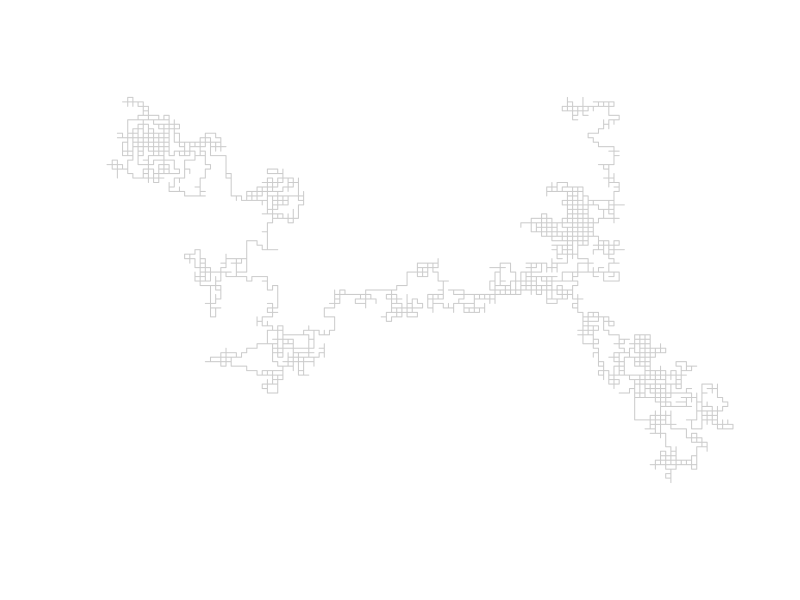
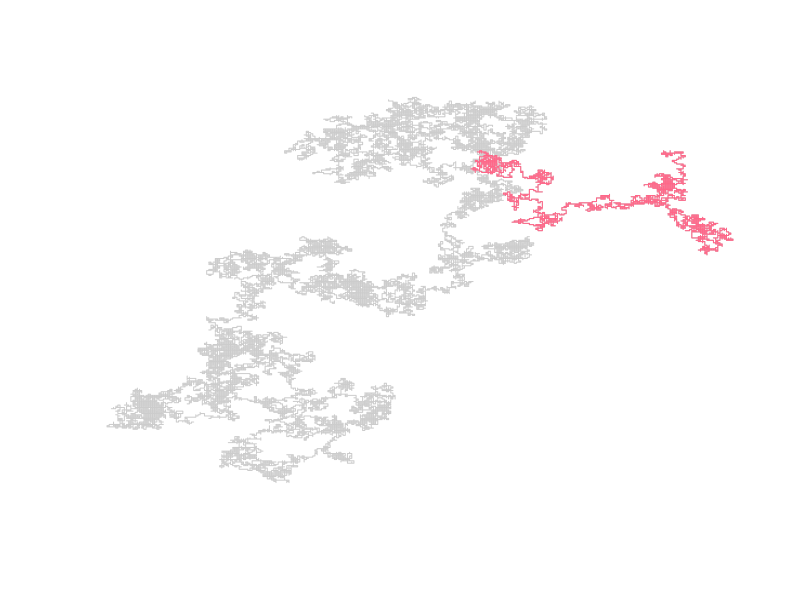
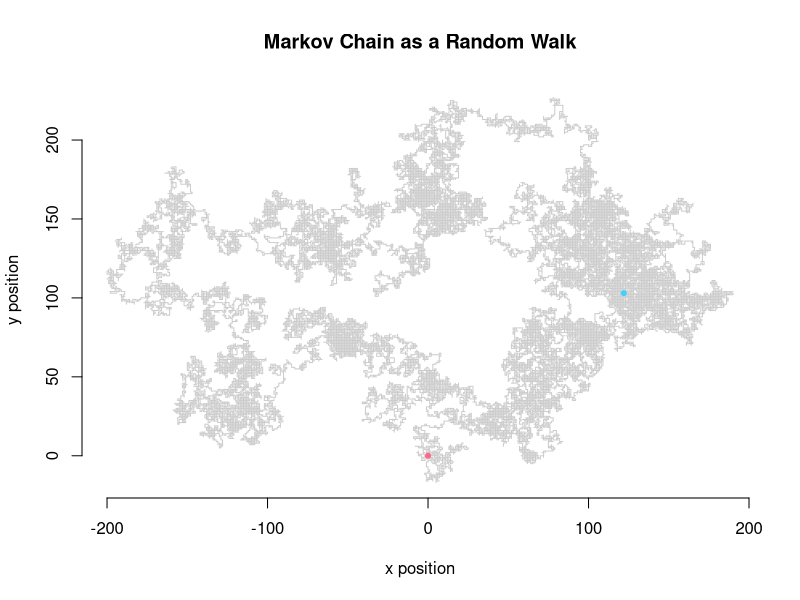
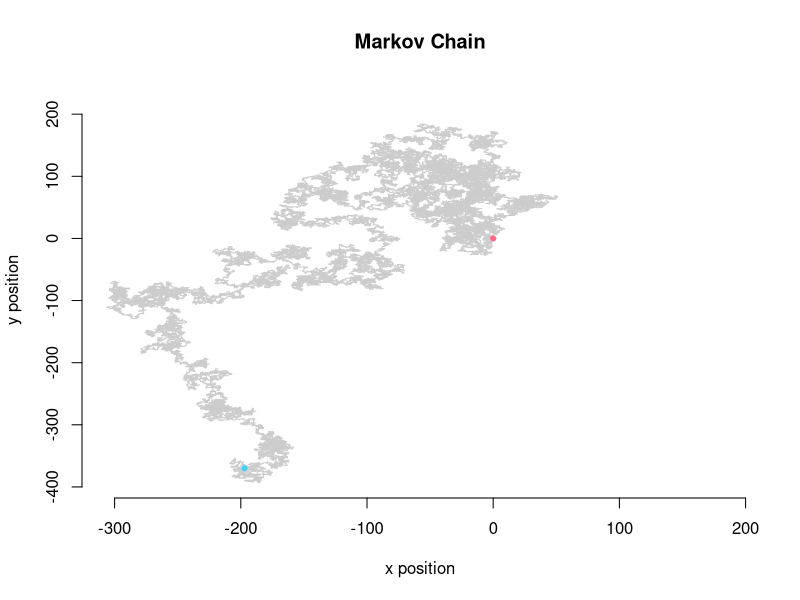
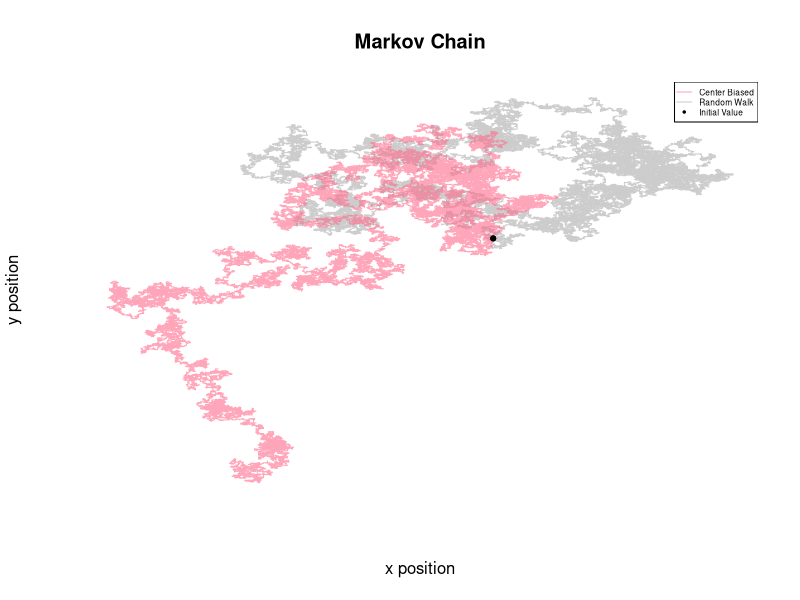
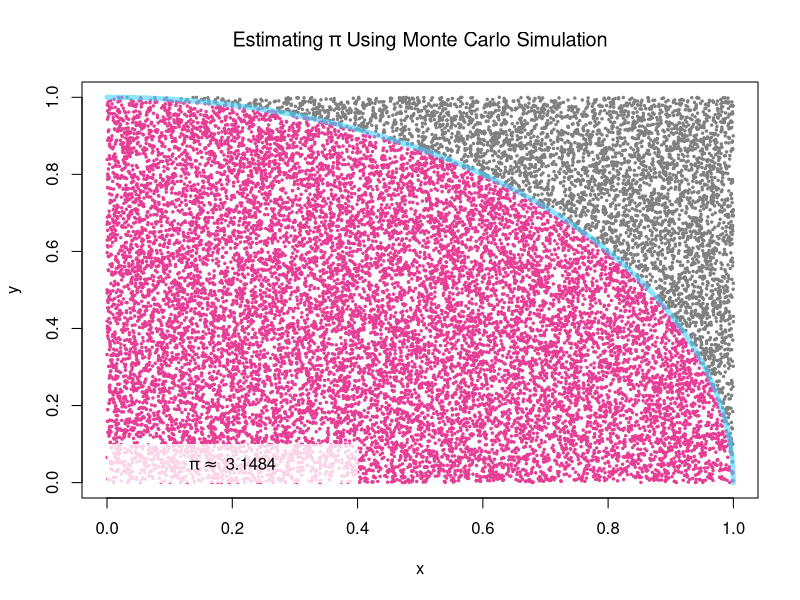
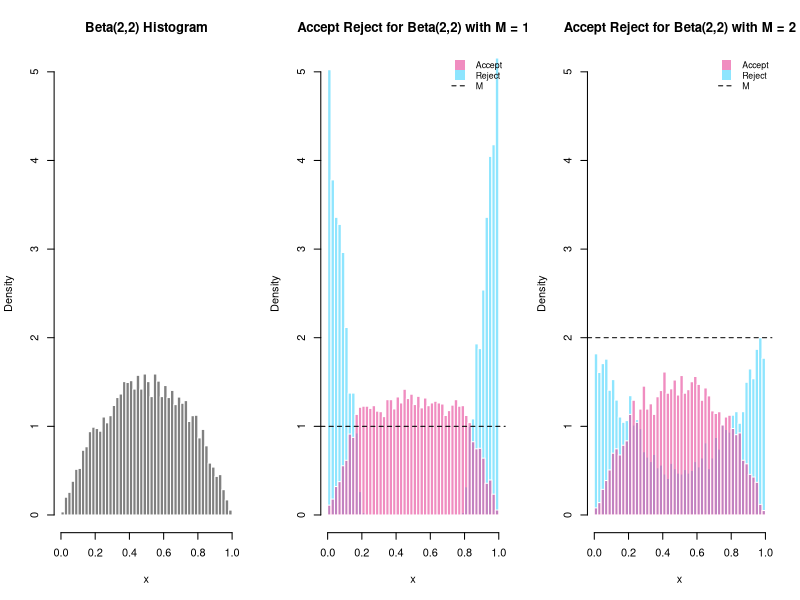
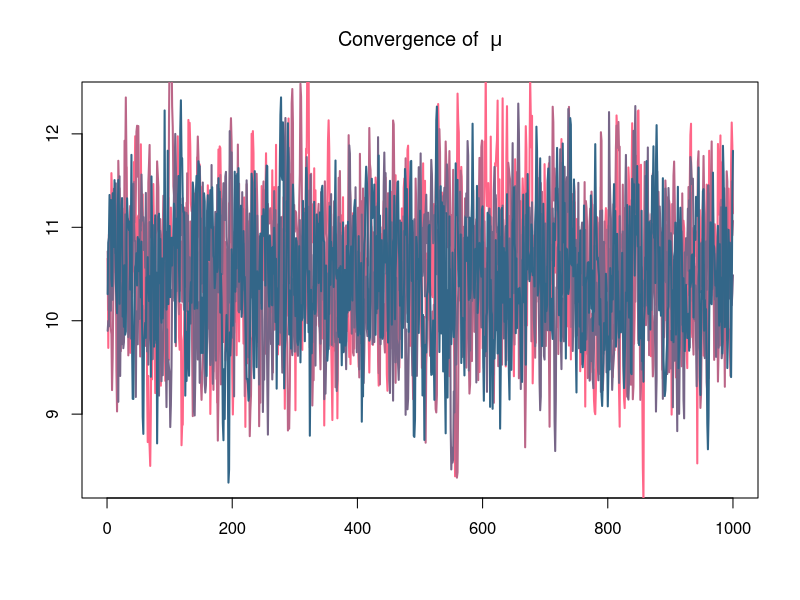

Reproduce these figures in R, in order. (Note: this script raises an error after producing the figures.)
#################
### MCMC CODE ###
#################

remove(list = ls())

# RANDOM WALK

loc <- c("up", "down", "left", "right")
dat <- matrix(NA, ncol = 2, nrow = 1e5/2)
dat[1,] <- c(0,0)

for(i in 2:nrow(dat)) {
  rand <- sample(loc, 1, prob = rep(0.25,4))
  if(rand == "up") {
    dat[i,] <- c(0,1) + dat[i-1,]
  }
  else if(rand == "down") {
    dat[i,] <- c(0,-1) + dat[i-1,]
  }
  else if(rand == "left") {
    dat[i,] <- c(1,0) + dat[i-1,]
  }
  else if(rand == "right") {
    dat[i,] <- c(-1,0) + dat[i-1,]
  }
  else {
    dat[i,] <- c(NA,NA)
  }
}

plot(dat[1:5e3,1], dat[1:5e3,2], col = rgb(125, 125, 125, alpha = 100, max = 255),
     type = "l", bty = "n", yaxt = "n", xaxt = "n", xlab = "", ylab = "")
plot(dat[,1], dat[,2], type = "l", bty = "n", yaxt = "n", xaxt = "n", xlab = "", ylab = "",
     col = rgb(125, 125, 125, alpha = 100, max = 255))
lines(dat[1:5e3,1], dat[1:5e3,2], col = "#ff6688")

# MARKOV CHAIN FUNCTION

#' Construct a Markov Chain governing movement through 2D space
#' @param transition_matrix A symmetric matrix of probabilities. Rows must sum to one.
#' @param iter Number of steps to take over the 2D space.
#' @param init Initial position in the 2D space.
#' @param state Initial state to start the Markov Chain.
#' @return The probabilities (prob) that are used to calculate the movement (move) and the data (dat) that
#' describes the movemement over 2D space.
markov_chain <- function(transition_matrix, iter = 1e3, init = c(0,0), state = c(1,0,0,0)) {
  # setup containers
  dat <- array(NA, c(iter, 2))  
  prob <- array(NA, c(iter,4))
  move <- array(NA, iter)
  # initial parameterizations
  loc <- colnames(transition_matrix)
  dat[1,] <- init
  # loop to contstruct the chain
  for(i in 2:iter) {
    state <- state%*%transition_matrix
    rand <- sample(loc, 1, prob = state)
    
    prob[i,] <- c(state)
    move[i] <- c(rand)
    
    if(rand == "up") {
      dat[i,] <- c(0,1) + dat[i-1,]
    }
    else if(rand == "down") {
      dat[i,] <- c(0,-1) + dat[i-1,]
    }
    else if(rand == "left") {
      dat[i,] <- c(-1,0) + dat[i-1,]
    }
    else if(rand == "right") {
      dat[i,] <- c(1,0) + dat[i-1,]
    }
    else {
      dat[i,] <- c(NA,NA)
    }
  }
  # return containers as a list
  return(list("dat" = dat, "prob" = prob, "move" = move))
}

# MARKOV CHAIN (as a random walk)

trans_prob <- matrix(0.25, ncol = 4, nrow = 4)
colnames(trans_prob) <- row.names(trans_prob) <- c("up", "down", "left", "right")
iter <- 1e5

mc_rw <- markov_chain(trans_prob, iter = iter)

plot(mc_rw$dat[,1], mc_rw$dat[,2], col = rgb(125, 125, 125, alpha = 100, max = 255), type = "l",
     main = "Markov Chain as a Random Walk", xlab = "x position", ylab = "y position",
     bty = "n")
points(0,0, col = "#ff6688", cex = 1, pch = 20)
points(mc_rw$dat[iter,1], mc_rw$dat[iter,2], col = "#40d2fe", cex = 1, pch = 20)

# MARKOV CHAIN (with center biased transition matrix)

# trans_prob <- rbind(c(0, 0.9, 0, 0.1),
#                     c(0.9, 0, 0.1, 0),
#                     c(0.9, 0, 0, 0.1),
#                     c(0, 0.9, 0.1, 0))

trans_prob <- rbind(c(0, 0.9, 0, 0.1),
                    c(0.9, 0, 0.1, 0),
                    c(0.1, 0, 0, 0.9),
                    c(0, 0.1, 0.9, 0))

# trans_prob <- rbind(c(0, 0.1, 0, 0.9),
#                     c(0.1, 0, 0.9, 0),
#                     c(0.9, 0, 0, 0.1),
#                     c(0, 0.9, 0.1, 0))

colnames(trans_prob) <- row.names(trans_prob) <- c("up", "down", "left", "right")

mc <- markov_chain(trans_prob, iter = iter)

y_range <- range(range(mc$dat[,2]), range(mc_rw$dat[,2]))
x_range <- range(range(mc$dat[,1]), range(mc_rw$dat[,1]))

plot(mc$dat[,1], mc$dat[,2], col = rgb(125, 125, 125, alpha = 100, max = 255), type = "l",
     main = "Markov Chain", xlab = "x position", ylab = "y position",
     xlim = x_range, ylim = y_range,
     bty = "n")
points(0,0, col = "#ff6688", cex = 1, pch = 20)
points(mc$dat[iter,1], mc$dat[iter,2], col = "#40d2fe", cex = 1, pch = 20)

# compare markov chains on same plot
plot(mc_rw$dat[,1], mc_rw$dat[,2], col = rgb(125, 125, 125, alpha = 100, max = 255), type = "l",
     xaxt = "n", yaxt = "n",
     main = "Markov Chain", xlab = "x position", ylab = "y position",
     xlim = x_range, ylim = y_range,
     bty = "n")
lines(mc$dat[,1], mc$dat[,2], col = rgb(255, 102, 136, alpha = 150, max = 255))
points(mc$dat[1,1], mc$dat[1,2], cex = 1, col = "black", pch = 20)
points(mc_rw$dat[1,1], mc_rw$dat[1,2], cex = 1, col = "black", pch = 20)
legend("topright", c("Center Biased", "Random Walk", "Initial Value"),
       col = c(rgb(255, 102, 136, alpha = 150, max = 255), rgb(125, 125, 125, alpha = 100, max = 255), "black"),
       lwd = c(1,1,NA), pch = c(NA,NA,20), cex = 0.5)

# MONTE CARLO - APPROXIMATE PI

circle <- function(x) {
  sqrt(1 - x^2)
}

domain <- seq(0,1, length.out = 1e3)
iter <- 1e4 * 2
accept <- matrix(NA, ncol = 2, nrow = iter)
reject <- matrix(NA, ncol = 2, nrow = iter)
for(i in 1:iter) {
  x <- runif(1, 0, 1)
  y <- runif(1, 0, 1)
  if(x^2 + y^2 <= 1)
    accept[i,] <- c(x,y)
  else
    reject[i,] <- c(x,y)
}
(nrow(na.omit(accept)) / iter) * 4

# plot(domain, circle(domain), type = "l", lwd = 5, col = "#40d2fe",
#      main = expression("Estimating" ~ pi ~ "Using Monte Carlo Simulation"),
#      xlab = "x", ylab = "y")
plot(0, type = "n", xlim = range(accept[,1], na.rm = TRUE), ylim = range(accept[,2], na.rm = TRUE),
     main = expression("Estimating" ~ pi ~ "Using Monte Carlo Simulation"),
     xlab = "x", ylab = "y")
points(accept, pch = 20, col = "#e63d95", cex = 0.5)
points(reject, pch = 20, col = "#808080", cex = 0.5)
lines(domain, circle(domain), type = "l", lwd = 5, col = rgb(64, 210, 254, alpha = 150, max = 255))
rect(0, 0, 0.4, 0.1, border = NA, col = rgb(255, 255, 255, alpha = 200, max = 255))
text(0.2,0.05, bquote(pi %~~% ~ .((nrow(na.omit(accept)) / iter) * 4)), col = "black")

# MONTE CARLO - REJECTION SAMPLING

#' A Rejection Sampling algorithm where proposals are generated from Unif(0,1).
#' @param f Target distribution.
#' @param g Candidate distribution.
#' @param support Support of the target distribution.
#' @param M Bound on the likelihood ratio f/g.
#' @param iter Number of iterations to run the algorithm through (iter = accept + reject).
#' @return A list containing accepted/rejected values.
accept_reject <- function(f, g, support = c(0,1), M = 1, iter = 1e3) {
  out <- list()
  
  for (i in 1:iter) {
    # containers
    y <- runif(1, support[1], support[2])  # proposal
    u <- runif(1, 0, 1)                    # stochastic condition
    out$y[i] <- y
    out$u[i] <- u
    # likelihood ratio
    ratio <- f(y)/(M*g(y, support[1], support[2]))
    # accept-reject condition
    if(ratio > u)
      out$accept[i] <- y
    else
      out$reject[i] <- y
  }
  return(out)
}

beta_sample1 <- accept_reject(f = function(x){dbeta(x, 2, 2)},
                             g = function(x, a, b){dunif(x, a, b)},
                             M = 1, iter = 1e4)
beta_sample2 <- accept_reject(f = function(x){dbeta(x, 2, 2)},
                              g = function(x, a, b){dunif(x, a, b)},
                              M = 2, iter = 1e4)

par(mfrow=c(1,3))
hist(rbeta(1e4, 2, 2), freq = F, breaks = 50, col = "#808080", border = FALSE, ylim = c(0,5),
     main = "Beta(2,2) Histogram", xlab = "x")
hist(na.omit(beta_sample1$reject), freq = F, breaks = 50, col = rgb(64, 210, 254, alpha = 150, max = 255),
     border = FALSE, ylim = c(0,5),
     main = "Accept Reject for Beta(2,2) with M = 1", xlab = "x")
hist(na.omit(beta_sample1$accept), freq = F, breaks = 50, col = rgb(230, 61, 149, alpha = 150, max = 255),
     border = FALSE, ylim = c(0,2), add = T)
abline(h = 1, col = "black", lty = 2)
legend("topright", c("Accept", "Reject", "M"),
       col = c(col = rgb(230, 61, 149, alpha = 150, max = 255), col = rgb(64, 210, 254, alpha = 150, max = 255), "black"),
       lwd = c(NA,NA,1), lty = c(NA,NA,2), pch = c(15,15,NA), pt.cex = 2, cex = 0.8, bty = "n")
hist(na.omit(beta_sample2$reject), freq = F, breaks = 50, col = rgb(64, 210, 254, alpha = 150, max = 255),
     border = FALSE, ylim = c(0,5),
     main = "Accept Reject for Beta(2,2) with M = 2", xlab = "x")
hist(na.omit(beta_sample2$accept), freq = F, breaks = 50, col = rgb(230, 61, 149, alpha = 150, max = 255),
     border = FALSE, ylim = c(0,2), add = T)
abline(h = 2, col = "black", lty = 2)
legend("topright", c("Accept", "Reject", "M"),
       col = c(col = rgb(230, 61, 149, alpha = 150, max = 255), col = rgb(64, 210, 254, alpha = 150, max = 255), "black"),
       lwd = c(NA,NA,1), lty = c(NA,NA,2), pch = c(15,15,NA), pt.cex = 2, cex = 0.8, bty = "n")
dev.off()

table(is.na(beta_sample1$accept))
table(is.na(beta_sample2$accept))

# METROPOLIS ALGORITHM

# 1. generate x* from g(x_{n}) (where g is a symmetric candidate distribution, e.g. normal)
# 2. compute the acceptance ratio alpha = f(x*)/f(x_{n}) (where f is the target distribution)
# 3. accept x* with probability min(1, alpha)
# 4. if x* is accepted then collect x_{n+1} = x* else collect x_{n+1} = x_{n}
# 5. repeat

metropolis <- function(f, iter = 1e3, chains = 4, prop_scale = 1) {
  init <- rnorm(chains, 0, 20)
  out <- array(NA, c(iter, chains))
  out[1,] <- init
  
  sampler <- function(x) {
    alpha <- 0
    u <- 1
    while(alpha < u) {
      u <- runif(1, 0, 1)
      x_star <- rnorm(1, x, 1 * prop_scale)
      alpha <- exp(f(x_star)-f(x))
    }
    return(x_star)
  }
  
  for(i in 2:iter) {
    for(j in 1:chains) {
      out[i,j] <- sampler(out[i-1,j]) 
    }
  }
  
  out
}

cols <- colorRampPalette(c("#ff6688","#336688"))(4)

dat <- rnorm(1, rnorm(10, 5, 5), 1)
post_func <- function(x) {
  lik <- sum(dnorm(dat, x, 1, log = T))
  prior <- dnorm(x, 5, 1, log = T)
  lik + prior
}
metro <- metropolis(f = post_func, chains = 4, iter = 2e3)

mean(dat)
mean(metro)

warmup <- (dim(metro)[1])/2
plot(0, type = "n", xlab = "", ylab = "", xlim = c(0,warmup), ylim = range(metro[-seq(1,warmup),dim(metro)[2]]),
     main = expression("Convergence of " ~ mu))
for(i in 1:4){
  lines(metro[-(1:(dim(metro)[1]/2)),i], col = cols[i], lwd = 2) 
}

plot(0, type = "n", xlab = "", ylab = "", xlim = c(0,100), ylim = range(metro),
     main = expression("Convergence of " ~ mu))
for(i in 1:4){
  lines(metro[1:100,i], col = cols[i], lwd = 2) 
}

hist(metro[-(1:(dim(metro)[1]/2)),], col = "#808080", border = FALSE, breaks = 50, freq = FALSE,
     main = expression("Distribution of " ~ mu), xlab = expression(mu))
abline(v = mean(metro), col = "red")

# METROPOLIS-HASTINGS ALGORITHM

# rbinorm <- function(n, mu = c(0,0), sigma = diag(2)) {
#   out <- array(NA, c(n, 2))
#   z1 <- rnorm(n, 0, 1)
#   z2 <- rnorm(n, 0, 1)
#   out[,1] <- sigma[1,1] * z1 + mu[1]
#   out[,2] <- sigma[2,2] * (sigma[1,2] * z1 + sqrt(1 - sigma[1,2]^2) * z2) + mu[2]
#   return(out)
# }

library(mvtnorm)

metropolis_hastings <- function(f, iter = 1e3, chains = 4, init = NULL, prop_scale = 1, prop_loc = c(0,0)) {
  out <- array(NA, c(iter, 2, chains))
  
  for(p in 1:2) {
    if(is.null(init))
      out[1,p,] <- rnorm(chains, 0, 1)
    else
      out[1,p,] <- init[,p]
  }

  prop_covmat <- diag(1,2)*prop_scale
  
  sampler <- function(x) {
    alpha <- 0
    u <- 1
    reject <- -1
    while(alpha < u) {
      reject <- reject + 1
      u <- runif(1, 0, 1)
      x_star <- rmvnorm(1, x, prop_covmat)
      alpha <- exp((f(x_star)-f(x)) +
                     (dmvnorm(x, x_star, prop_covmat, log = TRUE) - dmvnorm(x_star, x, prop_covmat, log = TRUE)))
      # cat("alpha = ", alpha, "; ", "u = ", u, "\n")
    }
    return(list("post" = x_star, "reject" = reject))
  }
  
  for(j in 1:chains) {
    cat(":: chain", j, "::", "")
    reject <- 0
    for(i in 2:iter) {
      sampler_stuff <- sampler(out[i-1,,j])
      reject <- reject + sampler_stuff$reject
      out[i,,j] <- sampler_stuff$post  # important! the rest is just print aesthetics
      if(i%%(iter/10) == 0)
        cat(".")
      if(i == iter)
        cat("", "accept rate =", iter,"/", reject + iter, "=", round(iter/(reject+iter),4), "\n")
      
    }
  }
  
  out
}

# covmat <- rbind(c(1, 0.5), c(0.5, 3))
covmat <- diag(1,2)
N <- 5
priors <- cbind(rnorm(N, 0, 3), rnorm(N, 0, 3))
dat <- array(NA, c(N, 2))
for(i in 1:N) {
  dat[i,] <- rmvnorm(1, mean = priors[i,], sigma = covmat) 
}
colMeans(dat)
plot(dat[,1], dat[,2], col = "darkgrey")

init_val <- rbind(c(1,1),
                  c(-1,-1),
                  c(1,-1),
                  c(-1,1))
init_val <- init_val * 4

posterior_func <- function(pars) {
  lik <- sum(dmvnorm(dat, pars, sigma = covmat, log = TRUE))
  prior <- dnorm(pars, 0, 0.1, log = TRUE)
  lik + sum(prior)
}
metro_hasti <- metropolis_hastings(f = posterior_func,
                                   iter = 2e3, chains = 4, init = init_val,
                                   prop_scale = 0.1, prop_loc = colMeans(dat))

# metro_hasti
colMeans(dat)
rowMeans(colMeans(metro_hasti))
range(metro_hasti)

cols <- colorRampPalette(c("#ff6688","#336688"))(4)
cols <- c(rgb(255, 102, 136, alpha = 150, max = 255),
          rgb(187, 102, 136, alpha = 150, max = 255),
          rgb(119, 102, 136, alpha = 150, max = 255),
          rgb(51, 102, 136, alpha = 150, max = 255))

plot(0, type = "n", xlim = range(metro_hasti), ylim = range(metro_hasti), xlab = expression(mu[1]), ylab = expression(mu[2]))
for(i in 1:4) {
  lines(metro_hasti[,1,i], metro_hasti[,2,i], col = cols[i], lwd = 2)
}
plot(0, type = "n", xlim = c(-0.4,0.4), ylim = c(-0.4,0.4), xlab = expression(mu[1]), ylab = expression(mu[2]))
for(i in 1:4) {
  lines(metro_hasti[,1,i], metro_hasti[,2,i], col = cols[i], lwd = 2)
}

plot(0, type = "n", xlim = c(0,dim(metro_hasti)[1]), ylim = range(metro_hasti[,1,]),
     main = expression("Traceplot for" ~ mu[1]), ylab = expression(mu[1]), xlab = "iteration")
for(i in 1:4) {
  lines(metro_hasti[,1,i], col = cols[i], lwd = 2)
}
rect(-50, range(metro_hasti[,2,])[1]-4, dim(metro_hasti)[1]/2, range(metro_hasti[,2,])[2]+4,
     col = rgb(128,128,128, alpha = 50, max = 255), border = NA)

plot(0, type = "n", xlim = c(0,dim(metro_hasti)[1]), ylim = range(metro_hasti[,2,]),
     main = expression("Traceplot for" ~ mu[2]), ylab = expression(mu[2]), xlab = "iteration")
for(i in 1:4) {
  lines(metro_hasti[,2,i], col = cols[i], lwd = 2)
}
rect(-50, range(metro_hasti[,1,])[1]-4, dim(metro_hasti)[1]/2, range(metro_hasti[,1,])[2]+4,
     col = rgb(128,128,128, alpha = 50, max = 255), border = NA)

warmup <- seq(1,(dim(metro_hasti)[1]/2))
hist(metro_hasti[-warmup,1,], breaks = 40, col = "darkgrey", border = FALSE, freq = FALSE,
     main = expression("Histogram for" ~ mu[1]))
hist(metro_hasti[-warmup,2,], breaks = 40, col = "darkgrey", border = FALSE, freq = FALSE,
     main = expression("Histogram for" ~ mu[2]))

# mle approach
optim(c(-4,4), f <- function(pars){sum(dmvnorm(dat, pars, covmat, log = TRUE))}, control = list(fnscale = -1))

# HAMILTONIAN MONTE CARLO ALGORITHM

library(mvtnorm)

# covmat <- diag(1,2)
covmat <- rbind(c(1,0.9),c(0.9,1))
N <- 1e3
priors <- cbind(rnorm(N, 0, 1), rnorm(N, 0, 1))
# priors <- cbind(rep(0,N), rep(0,N))  # fixed
dat <- array(NA, c(N, 2))
for(i in 1:N) {
  dat[i,] <- rmvnorm(1, mean = priors[i,], sigma = covmat) 
}
colMeans(dat)
plot(dat, col = "#808080")

post_func <- function(theta) {
  lik <- sum(dmvnorm(dat, theta, covmat, log = TRUE))
  prior <- dnorm(theta, 0, 0.1, log = TRUE)
  return(lik + sum(prior))
}

init_val <- cbind(c(1,1),
                  c(-1,-1),
                  c(1,-1),
                  c(-1,1))
init_val <- init_val * 4

hmc <- function(f, iter = 1e3, chains = 4, init_val = NULL, epsilon_init = 0.1, M = diag(1,2), L_0 = 10) {
  out <- array(NA, c(iter, 2, chains))
  phi <- array(NA, c(iter, 2, chains))
  if(is.null(init_val))
    out[1,,] <- t(rmvnorm(chains, c(0,0), diag(1,2)))
  else
    out[1,,] <- init_val
  phi[1,,] <- rmvnorm(chains, c(0,0), M)
  
  gradient <- function(theta) {
    e <- 1e-4
    out <- array(NA, length(theta))
    for(t in 1:length(theta)) {
      # browser()
      theta_hi <- theta_lo <- theta
      theta_hi[t] <- theta[t] + e
      theta_lo[t] <- theta[t] - e
      out[t] <- (f(theta_hi) - f(theta_lo)) / (2 * e)
      # browser()
    }
    out
  }
  
  sampler <- function(theta) {
    phi <- c(rmvnorm(1, mean = c(0,0), sigma = M))
    grad <- gradient(theta)
    epsilon <- runif(1, 0, 2 * epsilon_init)
    L <- ceiling(2 * L_0 * runif(1,0,1))
    for (l in 1:L) {
      phi <- phi + 0.5 * epsilon * grad
      theta <- theta + epsilon * solve(M) %*% phi
      phi <- phi + 0.5 * epsilon * grad 
    }
    return(list("theta" = c(theta), "phi" = c(phi)))
  }
  
  accept_reject <- function(theta_star, theta, phi_star, phi) {
    dens_theta_star <- f(theta_star)
    dens_theta <- f(theta)
    dens_phi_star <- dmvnorm(phi_star, c(0,0), M, log = TRUE)
    dens_phi <- dmvnorm(phi, c(0,0), M, log = TRUE)
    alpha <- exp((dens_theta_star + dens_phi_star) - (dens_theta + dens_phi))
    alpha
  }
  
  cat(paste0("['.' = ", iter/10, " iterations]\n"))
  
  for(j in 1:chains) {
    cat(paste0("[ chain ", j, " ]"))
    for(i in 2:iter) {
      alpha <- 0
      u <- 1
      while(alpha < u) {
        u <- runif(1, 0, 1)
        sample <- sampler(out[i-1,,j])
        alpha <- accept_reject(sample$theta, out[i-1,,j], sample$phi, phi[i-1,,j])
      }
      phi[i,,j] <- sample$phi
      out[i,,j] <- sample$theta
      if(i%%(iter/10) == 0)
        cat(".")
      if(i == iter)
        cat("[ complete ]\n")
    } 
  }
  out
}

hmc_sim <- hmc(f = post_func, iter = 1e3, init_val = init_val, epsilon_init = ((1/15)^2), M = diag(1,2), L_0 = 10)
colMeans(dat)
rowMeans(colMeans(hmc_sim))

plot(0, type = "n", xlim = c(1,dim(hmc_sim)[1]), ylim = range(hmc_sim), 
     ylab = "Parameter Value", xlab = "Iteration", main = expression("Traceplot for" ~ mu[1]))
for(i in 1:dim(hmc_sim)[3]) {
  lines(hmc_sim[,1,i], col = cols[i], lwd = 2)
}
plot(0, type = "n", xlim = c(1,dim(hmc_sim)[1]), ylim = range(hmc_sim), 
     ylab = "Parameter Value", xlab = "Iteration", main = expression("Traceplot for" ~ mu[2]))
for(i in 1:dim(hmc_sim)[3]) {
  lines(hmc_sim[,2,i], col = cols[i], lwd = 2)
}

x <- y <- seq(-4,4,0.1)
z <- outer(x, y, FUN = function(x, y){dmvnorm(cbind(x,y), colMeans(dat), covmat)})
plot(0, type = "n", xlim = range(hmc_sim[,1,]), ylim = range(hmc_sim[,2,]),
     ylab = expression(mu[2]), xlab = expression(mu[1]), main = expression("Convergence of" ~ mu[1] ~ "and" ~ mu[2]))
contour(x, y, z, add = TRUE, col = "#808080")
for(i in 1:dim(hmc_sim)[3]) {
  lines(hmc_sim[,1,i], hmc_sim[,2,i], col = cols[i], lwd = 2)
}

z <- outer(x, y, FUN = Vectorize(function(x,y) {
  theta <- c(x,y)
  lik <- sum(dmvnorm(dat, theta, covmat, log = TRUE))
  prior <- dnorm(theta, 0, 0.1, log = TRUE)
  return(lik + sum(prior))
}))

plt_dat <- expand.grid(x,y)
plt_dat$z <- apply(cbind(plt_dat$Var1, plt_dat$Var2), 1, post_func)
plot(0, type = "n", xlim = range(hmc_sim[,1,]), ylim = range(hmc_sim[,2,]), 
     ylab = expression(mu[2]), xlab = expression(mu[1]), main = expression("Convergence of" ~ mu[1] ~ "and" ~ mu[2]))
contour(x, y, plt_dat$z, add = TRUE, col = "#808080")
for(i in 1:dim(hmc_sim)[3]) {
  lines(hmc_sim[,1,i], hmc_sim[,2,i], col = cols[i], lwd = 2)
}

plot(0, type = "n", xlim = range(hmc_sim[,1,])/30, ylim = range(hmc_sim[,2,])/30, 
     ylab = expression(mu[2]), xlab = expression(mu[1]), main = expression("Convergence of" ~ mu[1] ~ "and" ~ mu[2]))
x <- y <- seq(-0.15,0.15,0.00005)
z <- outer(x, y, FUN = function(x, y){dmvnorm(cbind(x,y), colMeans(dat), covmat, log = TRUE)})
contour(x, y, z, add = TRUE, col = "#808080")
for(i in 1:dim(hmc_sim)[3]) {
  lines(hmc_sim[,1,i], hmc_sim[,2,i], col = cols[i], lwd = 2)
}

params <- rbind(hmc_sim[,,1],
                hmc_sim[,,2],
                hmc_sim[,,3],
                hmc_sim[,,4])


hmc_draws <- t(apply(params, 1, function(x){rmvnorm(1, x, covmat)}))
binorm_draws <- rmvnorm(4e3, colMeans(dat), covmat)
plot(binorm_draws, cex = 0.5, col = "#80808096", xlim = c(-6, 6), ylim = c(-6, 6),
     main = "Posterior Predictions", xlab = expression(x[1]), ylab = expression(x[2]))
points(hmc_draws, col = "#cc000096", cex = 0.5)
legend("bottomright", c("HMC","Draws"), col = c("#cc000096","#80808096"), pch = rep(21,2), pt.lwd = rep(2,2), cex = 0.6)

# NUTS
